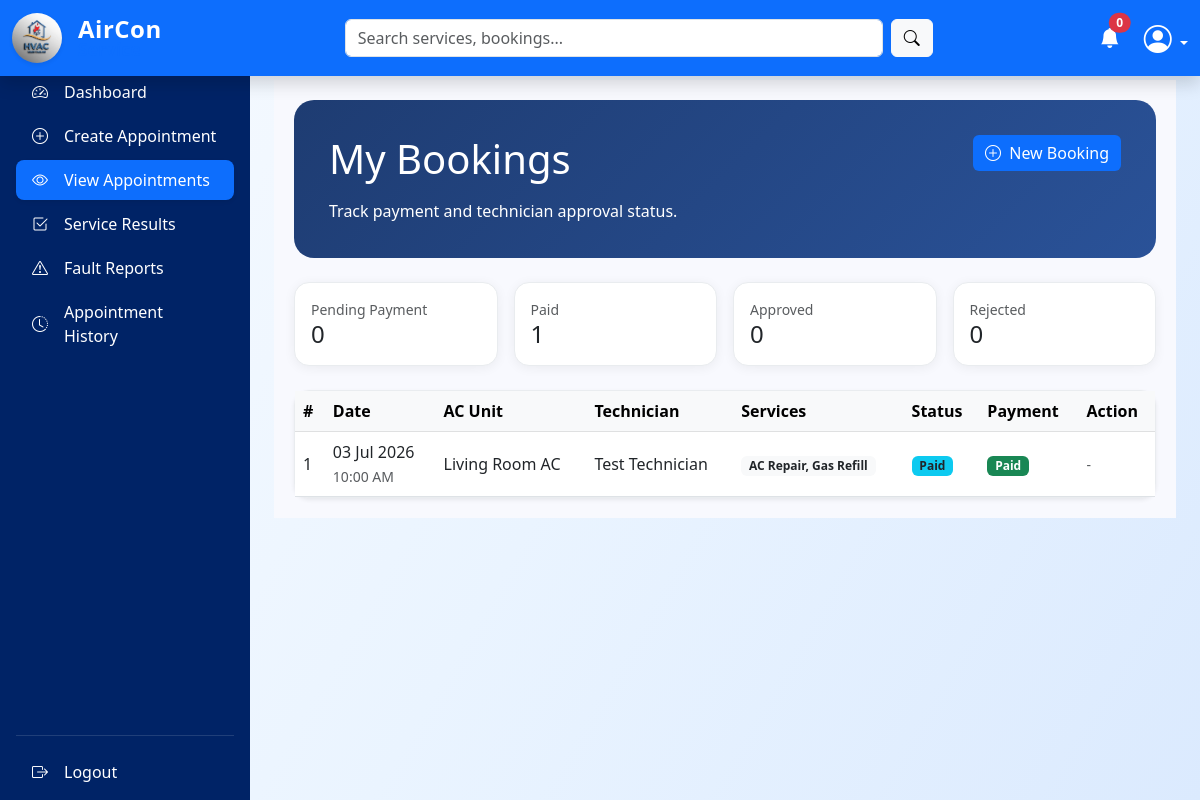
The page /customer/dashboard.php?page=view_appointments (signed in) on the database its author committed.
### tables this page shows
CREATE TABLE `customers` (
  `id` int(10) UNSIGNED NOT NULL,
  `user_id` int(10) UNSIGNED NOT NULL,
  `region` varchar(100) DEFAULT NULL,
  `district` varchar(100) DEFAULT NULL,
  `street_address` varchar(255) DEFAULT NULL,
  `profile_photo` varchar(255) DEFAULT NULL,
  `created_at` timestamp NOT NULL DEFAULT current_timestamp()
);

CREATE TABLE `bookings` (
  `id` int(10) UNSIGNED NOT NULL,
  `customer_id` int(10) UNSIGNED NOT NULL,
  `technician_id` int(10) UNSIGNED DEFAULT NULL,
  `air_conditioner_id` int(10) UNSIGNED NOT NULL,
  `preferred_date` date DEFAULT NULL,
  `preferred_time` time DEFAULT NULL,
  `problem_description` text DEFAULT NULL,
  `image` varchar(255) DEFAULT NULL,
  `emergency` tinyint(1) DEFAULT 0,
  `status` enum('pending_payment','paid','pending_technician','approved','rejected','in_progress','completed','cancelled') DEFAULT 'pending_payment',
  `rejection_reason` text DEFAULT NULL,
  `created_at` timestamp NOT NULL DEFAULT current_timestamp(),
  `updated_at` timestamp NOT NULL DEFAULT current_timestamp() ON UPDATE current_timestamp()
);

CREATE TABLE `air_conditioners` (
  `id` int(10) UNSIGNED NOT NULL,
  `customer_id` int(10) UNSIGNED NOT NULL,
  `nickname` varchar(100) DEFAULT NULL,
  `brand` varchar(100) DEFAULT NULL,
  `model` varchar(100) DEFAULT NULL,
  `serial_number` varchar(100) DEFAULT NULL,
  `ac_type` varchar(50) DEFAULT NULL,
  `cooling_capacity` varchar(50) DEFAULT NULL,
  `installation_date` date DEFAULT NULL,
  `installation_address` varchar(255) DEFAULT NULL,
  `notes` text DEFAULT NULL,
  `created_at` timestamp NOT NULL DEFAULT current_timestamp()
);

CREATE TABLE `users` (
  `id` int(10) UNSIGNED NOT NULL,
  `full_name` varchar(100) NOT NULL,
  `email` varchar(100) NOT NULL,
  `phone` varchar(20) NOT NULL,
  `password` varchar(255) NOT NULL,
  `role` enum('admin','customer','technician') NOT NULL,
  `status` enum('active','inactive','pending','blocked') DEFAULT 'pending',
  `created_at` timestamp NOT NULL DEFAULT current_timestamp(),
  `updated_at` timestamp NOT NULL DEFAULT current_timestamp() ON UPDATE current_timestamp()
);

### customer/dashboard.php (called while the page is built, shortened)
<?php
include "../shared/layout.php";

### includes/session_user.php (called while the page is built, shortened)
<?php
function getCurrentUserId(): int
{
    return (int) ($_SESSION['user_id'] ?? 0);
}

### includes/repositories/BookingRepository.php (called while the page is built, shortened)
<?php
class BookingRepository
{
    private mysqli $conn;
    public function __construct(mysqli $conn)
    {
        $this->conn = $conn;
    }
    public function getByCustomerId(int $customerId): array
    {
        $sql = "SELECT b.*, u.full_name AS technician_name, ac.nickname AS ac_name
                FROM bookings b
                LEFT JOIN technicians t ON t.id = b.technician_id
                LEFT JOIN users u ON u.id = t.user_id
                LEFT JOIN air_conditioners ac ON ac.id = b.air_conditioner_id
                WHERE b.customer_id = ?
                ORDER BY b.created_at DESC";
        $stmt = $this->conn->prepare($sql);
        $stmt->bind_param("i", $customerId);
        $stmt->execute();
        return $stmt->get_result()->fetch_all(MYSQLI_ASSOC);
    }
    public function countByCustomerAndStatus(int $customerId, string $status): int
    {
        $stmt = $this->conn->prepare("SELECT COUNT(*) AS c FROM bookings WHERE customer_id = ? AND status = ?");
        $stmt->bind_param("is", $customerId, $status);
        $stmt->execute();
        $row = $stmt->get_result()->fetch_assoc();
        return (int) ($row['c'] ?? 0);
    }
    public function getServiceNames(int $bookingId): string
    {
        $stmt = $this->conn->prepare(
            "SELECT GROUP_CONCAT(sc.name ORDER BY sc.name SEPARATOR ', ') AS names
             FROM booking_services bs
             INNER JOIN service_categories sc ON sc.id = bs.service_category_id
             WHERE bs.booking_id = ?"
        );
        $stmt->bind_param("i", $bookingId);
        $stmt->execute();
        $row = $stmt->get_result()->fetch_assoc();
        return $row['names'] ?? '-';
    }
}

### includes/repositories/PaymentRepository.php (called while the page is built, shortened)
<?php
class PaymentRepository
{
    private mysqli $conn;
    public function __construct(mysqli $conn)
    {
        $this->conn = $conn;
    }
    public function getByBookingId(int $bookingId): ?array
    {
        $stmt = $this->conn->prepare("SELECT * FROM payments WHERE booking_id = ? ORDER BY id DESC LIMIT 1");
        $stmt->bind_param("i", $bookingId);
        $stmt->execute();
        $row = $stmt->get_result()->fetch_assoc();
        return $row ?: null;
    }
}

### includes/helpers.php (called while the page is built, shortened)
<?php
function e(?string $value): string
{
    return htmlspecialchars((string) $value, ENT_QUOTES, 'UTF-8');
}
function formatDate(?string $date): string
{
    return date('d M Y', strtotime($date));
}
function formatTime(?string $time): string
{
    return date('g:i A', strtotime($time));
}
function statusBadge(string $status): string
{
    $map = [
        'pending'   => 'bg-warning text-dark',
        'pending_payment' => 'bg-warning text-dark',
        'paid'      => 'bg-info text-dark',
        'in_progress' => 'bg-info text-dark',
        'approved'  => 'bg-primary',
        'rejected'  => 'bg-danger',
        'completed' => 'bg-success',
        'cancelled' => 'bg-secondary',
        'new' => 'bg-warning text-dark',
        'resolved' => 'bg-success',
        'closed' => 'bg-secondary',
        'active'    => 'bg-success',
        'inactive'  => 'bg-secondary',
        'blocked'   => 'bg-danger',
        'uploaded'  => 'bg-info',
        'reviewed'  => 'bg-success',
    ];
    return $map[$status] ?? 'bg-secondary';
}

### customer/content/view_appointments.php (the view, shortened to what this page needs)
<?php
$bookingRepo = new BookingRepository($conn);
$paymentRepo = new PaymentRepository($conn);
$userId = getCurrentUserId();
$stmt = $conn->prepare("SELECT id FROM customers WHERE user_id = ? LIMIT 1");
$stmt->bind_param("i", $userId);
$stmt->execute();
$customer = $stmt->get_result()->fetch_assoc();
$customerId = (int) ($customer['id'] ?? 0);
$bookings = $customerId ? $bookingRepo->getByCustomerId($customerId) : [];
$pendingPayment = $customerId ? $bookingRepo->countByCustomerAndStatus($customerId, 'pending_payment') : 0;
$paid = $customerId ? $bookingRepo->countByCustomerAndStatus($customerId, 'paid') : 0;
$approved = $customerId ? $bookingRepo->countByCustomerAndStatus($customerId, 'approved') : 0;
$rejected = $customerId ? $bookingRepo->countByCustomerAndStatus($customerId, 'rejected') : 0;
?>
<div class="dashboard-container">
    <div class="welcome-card mb-4">
        <div class="d-flex justify-content-between align-items-start flex-wrap">
            <div>
                <h1 class="mb-3">My Bookings</h1>
                <p class="mb-0">Track payment and technician approval status.</p>
            </div>
            <div class="text-md-end">
                <a href="dashboard.php?page=create_appointment" class="btn btn-primary">
                    <i class="bi bi-plus-circle me-1"></i> New Booking
                </a>
            </div>
        </div>
    </div>
<div class="row g-3 mb-4">
    <div class="col-md-3">
        <div class="card stat-card p-3"><small class="text-muted">Pending Payment</small>
            <h4 class="mb-0"><?= $pendingPayment ?></h4>
        </div>
    </div>
    <div class="col-md-3">
        <div class="card stat-card p-3"><small class="text-muted">Paid</small>
            <h4 class="mb-0"><?= $paid ?></h4>
        </div>
    </div>
    <div class="col-md-3">
        <div class="card stat-card p-3"><small class="text-muted">Approved</small>
            <h4 class="mb-0"><?= $approved ?></h4>
        </div>
    </div>
    <div class="col-md-3">
        <div class="card stat-card p-3"><small class="text-muted">Rejected</small>
            <h4 class="mb-0"><?= $rejected ?></h4>
        </div>
    </div>
</div>
<div class="card border-0 shadow-sm">
    <div class="card-body p-0">
        <div class="table-responsive">
            <table class="table table-hover align-middle mb-0">
                <thead class="table-light">
                    <tr>
                        <th>#</th>
                        <th>Date</th>
                        <th>AC Unit</th>
                        <th>Technician</th>
                        <th>Services</th>
                        <th>Status</th>
                        <th>Payment</th>
                        <th>Action</th>
                    </tr>
                </thead>
                <tbody>
                    <?php if (empty($bookings)): ?>
                    <tr>
                        <td colspan="8" class="text-center text-muted py-4">No bookings yet.</td>
                    </tr>
                    <?php else: ?>
                    <?php foreach ($bookings as $i => $row): ?>
                    <?php $payment = $paymentRepo->getByBookingId((int) $row['id']); ?>
                    <tr>
                        <td><?= $i + 1 ?></td>
                        <td>
                            <?= e(formatDate($row['preferred_date'])) ?><br>
                            <small class="text-muted"><?= e(formatTime($row['preferred_time'])) ?></small>
                        </td>
                        <td><?= e($row['ac_name'] ?: 'AC Unit') ?></td>
                        <td><?= e($row['technician_name'] ?: 'Not assigned') ?></td>
                        <td><span
                                class="badge bg-light text-dark"><?= e($bookingRepo->getServiceNames((int) $row['id'])) ?></span>
                        </td>
                        <td>
                            <span class="badge <?= statusBadge($row['status']) ?>">
                                <?= e(ucwords(str_replace('_', ' ', $row['status']))) ?>
                            </span>
                        </td>
                        <td>
                            <?php if (($payment['status'] ?? '') === 'paid'): ?>
                            <span class="badge bg-success">Paid</span>
                            <?php else: ?>
                            <span class="badge bg-warning text-dark">Pending</span>
                            <?php endif; ?>
                        </td>
                        <td>
                            <?php if ($row['status'] === 'pending_payment'): ?>
                            <a class="btn btn-success btn-sm"
                                href="../actions/customer/pay_booking.php?id=<?= e((string) $row['id']) ?>">
                                <i class="bi bi-credit-card me-1"></i> Pay
                            </a>
                            <?php else: ?>
                            <span class="text-muted small">-</span>
                            <?php endif; ?>
                        </td>
                    </tr>
                    <?php endforeach; ?>
                    <?php endif; ?>
                </tbody>
            </table>
        </div>
    </div>
</div>
</div>

### assets/CSS/style.css (style rules this page uses)
:root { --primary-color: #0d6efd; --dark-blue: #002366; --accent-yellow: #ffc107; --text-muted: #6c757d; }
body { font-family: 'Segoe UI', Tahoma, Geneva, Verdana, sans-serif; color: #333; }
.btn { transition: .3s ease; }
.card { transition: transform 0.3s ease, box-shadow 0.3s ease; border: 1px solid #e9ecef !important; }
.card { border-radius: 15px !important; transition: transform 0.3s ease; }
.btn-primary { background-color: #0d6efd; border: none; }
body { margin:0; font-family:'Segoe UI',sans-serif; background: linear-gradient( 120deg, #f8fbff, #eaf4ff, #dbeafe ); }

### assets/CSS/dashboard.css (style rules this page uses)
:root { --sidebar-width: 250px; --topnav-height: 56px; --sidebar-bg: #002366; }
body { padding-top: var(--topnav-height); background-color: #f4f6f9; }
.stat-card { border: none; border-radius: 12px; box-shadow: 0 2px 12px rgba(0, 0, 0, 0.06); transition: transform 0.2s ease; }
.dashboard-container { background: #f8f9fe; padding: 20px; }
.welcome-card { background: linear-gradient(135deg, #1e3c72 0%, #2a5298 100%); color: #fff; border-radius: 20px; padding: 35px; margin-bottom: 30px; }
.welcome-card h1, .welcome-card p { color: #fff; }

### rows shown on the page
customers: id "1"
bookings: preferred_date "03 Jul 2026", preferred_time "10:00 AM", air_conditioner.nickname "Living Room AC", users.full_name "Test Technician", ServiceNames "AC Repair, Gas Refill", status "Paid"

### other values the page prints
$notification_count "0"
$pendingPayment "0"
$approved "0"
$rejected "0"
